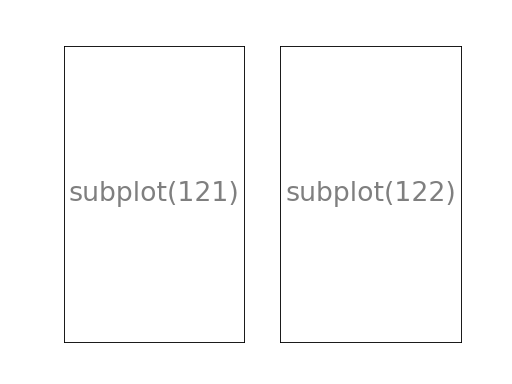

The script that drew this image:
import matplotlib.pyplot as plt

plt.subplot(121)
plt.xticks([])
plt.yticks([])
plt.text(0.5, 0.5, "subplot(121)", ha="center", va="center", size=24, alpha=.5)

plt.subplot(122)
plt.xticks([])
plt.yticks([])
plt.text(0.5, 0.5, "subplot(122)", ha="center", va="center", size=24, alpha=.5)

plt.show()
